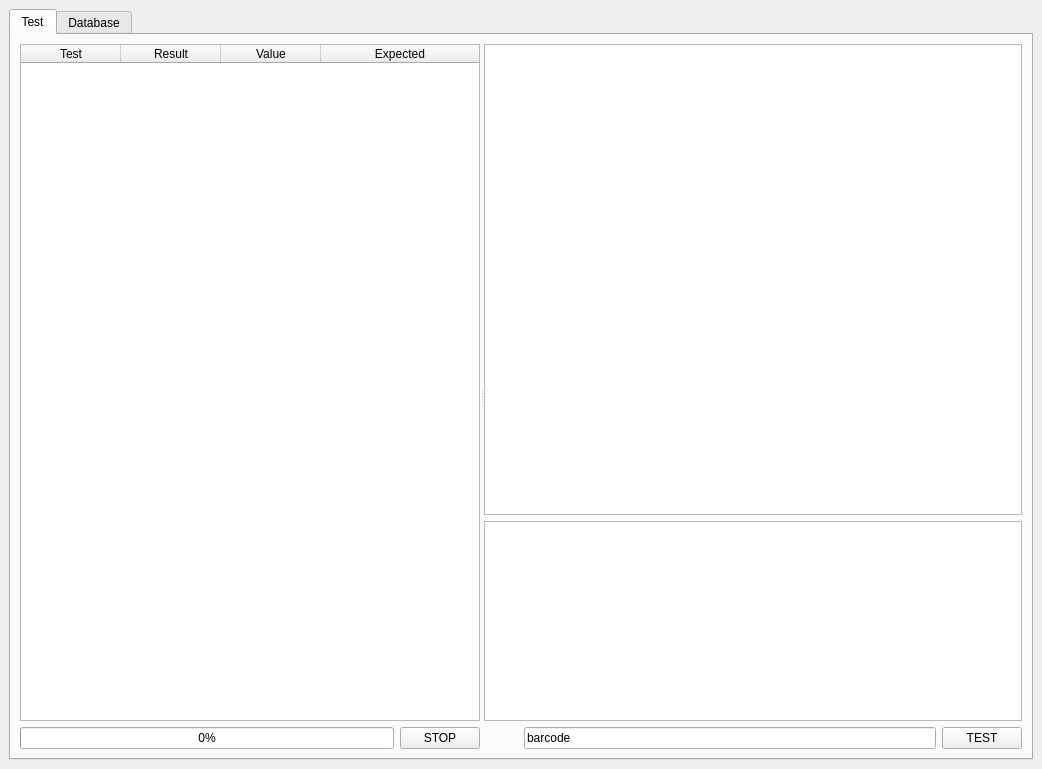
<?xml version="1.0" encoding="UTF-8"?>
<ui version="4.0">
 <class>MainWindow</class>
 <widget class="QMainWindow" name="MainWindow">
  <property name="geometry">
   <rect>
    <x>0</x>
    <y>0</y>
    <width>1042</width>
    <height>769</height>
   </rect>
  </property>
  <property name="sizePolicy">
   <sizepolicy hsizetype="Preferred" vsizetype="Preferred">
    <horstretch>0</horstretch>
    <verstretch>0</verstretch>
   </sizepolicy>
  </property>
  <property name="minimumSize">
   <size>
    <width>1024</width>
    <height>768</height>
   </size>
  </property>
  <property name="windowTitle">
   <string>Board Test Engine</string>
  </property>
  <property name="windowIcon">
   <iconset>
    <normaloff>icon.ico</normaloff>icon.ico</iconset>
  </property>
  <widget class="QWidget" name="centralwidget">
   <layout class="QGridLayout" name="gridLayout_2">
    <item row="0" column="0">
     <widget class="QTabWidget" name="tabWidget">
      <property name="sizePolicy">
       <sizepolicy hsizetype="Expanding" vsizetype="Expanding">
        <horstretch>0</horstretch>
        <verstretch>0</verstretch>
       </sizepolicy>
      </property>
      <property name="toolTip">
       <string/>
      </property>
      <property name="layoutDirection">
       <enum>Qt::LeftToRight</enum>
      </property>
      <property name="autoFillBackground">
       <bool>false</bool>
      </property>
      <property name="currentIndex">
       <number>0</number>
      </property>
      <widget class="QWidget" name="run">
       <attribute name="title">
        <string>Test</string>
       </attribute>
       <layout class="QGridLayout" name="gridLayout">
        <item row="0" column="0">
         <widget class="QSplitter" name="splitter">
          <property name="orientation">
           <enum>Qt::Horizontal</enum>
          </property>
          <widget class="QWidget" name="layoutWidget">
           <layout class="QVBoxLayout" name="verticalLayout">
            <item>
             <widget class="QTableWidget" name="testTable">
              <property name="enabled">
               <bool>true</bool>
              </property>
              <property name="sizePolicy">
               <sizepolicy hsizetype="Expanding" vsizetype="Expanding">
                <horstretch>0</horstretch>
                <verstretch>0</verstretch>
               </sizepolicy>
              </property>
              <property name="minimumSize">
               <size>
                <width>250</width>
                <height>0</height>
               </size>
              </property>
              <property name="baseSize">
               <size>
                <width>0</width>
                <height>0</height>
               </size>
              </property>
              <property name="layoutDirection">
               <enum>Qt::LeftToRight</enum>
              </property>
              <property name="frameShape">
               <enum>QFrame::StyledPanel</enum>
              </property>
              <property name="editTriggers">
               <set>QAbstractItemView::NoEditTriggers</set>
              </property>
              <property name="selectionMode">
               <enum>QAbstractItemView::NoSelection</enum>
              </property>
              <property name="selectionBehavior">
               <enum>QAbstractItemView::SelectRows</enum>
              </property>
              <property name="rowCount">
               <number>0</number>
              </property>
              <attribute name="horizontalHeaderCascadingSectionResizes">
               <bool>false</bool>
              </attribute>
              <attribute name="horizontalHeaderMinimumSectionSize">
               <number>25</number>
              </attribute>
              <attribute name="horizontalHeaderStretchLastSection">
               <bool>true</bool>
              </attribute>
              <attribute name="verticalHeaderDefaultSectionSize">
               <number>21</number>
              </attribute>
              <column>
               <property name="text">
                <string>Test</string>
               </property>
              </column>
              <column>
               <property name="text">
                <string>Result</string>
               </property>
              </column>
              <column>
               <property name="text">
                <string>Value</string>
               </property>
              </column>
              <column>
               <property name="text">
                <string>Expected</string>
               </property>
              </column>
             </widget>
            </item>
            <item>
             <layout class="QHBoxLayout" name="horizLayout_pb_stop">
              <item>
               <widget class="QProgressBar" name="progressBar">
                <property name="minimumSize">
                 <size>
                  <width>0</width>
                  <height>10</height>
                 </size>
                </property>
                <property name="value">
                 <number>0</number>
                </property>
                <property name="textVisible">
                 <bool>true</bool>
                </property>
               </widget>
              </item>
              <item>
               <widget class="QPushButton" name="stopButton">
                <property name="autoFillBackground">
                 <bool>false</bool>
                </property>
                <property name="text">
                 <string>STOP</string>
                </property>
                <property name="default">
                 <bool>false</bool>
                </property>
                <property name="flat">
                 <bool>false</bool>
                </property>
               </widget>
              </item>
             </layout>
            </item>
           </layout>
          </widget>
          <widget class="QWidget" name="layoutWidget">
           <layout class="QVBoxLayout" name="verticalLayout_2">
            <item>
             <widget class="QGraphicsView" name="graphicsView">
              <property name="minimumSize">
               <size>
                <width>300</width>
                <height>200</height>
               </size>
              </property>
             </widget>
            </item>
            <item>
             <widget class="QListWidget" name="testLogTable">
              <property name="sizePolicy">
               <sizepolicy hsizetype="Expanding" vsizetype="Minimum">
                <horstretch>0</horstretch>
                <verstretch>0</verstretch>
               </sizepolicy>
              </property>
              <property name="minimumSize">
               <size>
                <width>0</width>
                <height>200</height>
               </size>
              </property>
              <property name="font">
               <font>
                <family>Courier</family>
                <pointsize>8</pointsize>
               </font>
              </property>
              <property name="isWrapping" stdset="0">
               <bool>false</bool>
              </property>
              <property name="resizeMode">
               <enum>QListView::Adjust</enum>
              </property>
             </widget>
            </item>
            <item>
             <layout class="QHBoxLayout" name="horizontalLayout">
              <property name="topMargin">
               <number>0</number>
              </property>
              <item>
               <spacer name="horizontalSpacer">
                <property name="orientation">
                 <enum>Qt::Horizontal</enum>
                </property>
                <property name="sizeType">
                 <enum>QSizePolicy::Maximum</enum>
                </property>
                <property name="sizeHint" stdset="0">
                 <size>
                  <width>40</width>
                  <height>10</height>
                 </size>
                </property>
               </spacer>
              </item>
              <item>
               <widget class="QLineEdit" name="barcodeLineEdit">
                <property name="sizePolicy">
                 <sizepolicy hsizetype="Preferred" vsizetype="Fixed">
                  <horstretch>0</horstretch>
                  <verstretch>0</verstretch>
                 </sizepolicy>
                </property>
                <property name="text">
                 <string>barcode</string>
                </property>
                <property name="alignment">
                 <set>Qt::AlignLeading|Qt::AlignLeft|Qt::AlignVCenter</set>
                </property>
               </widget>
              </item>
              <item>
               <widget class="QPushButton" name="testButton">
                <property name="sizePolicy">
                 <sizepolicy hsizetype="Fixed" vsizetype="Fixed">
                  <horstretch>0</horstretch>
                  <verstretch>0</verstretch>
                 </sizepolicy>
                </property>
                <property name="text">
                 <string>TEST</string>
                </property>
               </widget>
              </item>
             </layout>
            </item>
           </layout>
          </widget>
         </widget>
        </item>
       </layout>
       <zorder>splitter_2</zorder>
       <zorder>graphicsView</zorder>
       <zorder>graphicsView</zorder>
       <zorder>testButton</zorder>
       <zorder>barcodeLineEdit</zorder>
      </widget>
      <widget class="QWidget" name="details">
       <attribute name="title">
        <string>Database</string>
       </attribute>
       <layout class="QGridLayout" name="gridLayout_4">
        <item row="0" column="0">
         <layout class="QGridLayout" name="gridLayout_3">
          <item row="0" column="0">
           <widget class="QTableWidget" name="dbresultsTableWidget">
            <property name="sizePolicy">
             <sizepolicy hsizetype="Expanding" vsizetype="Expanding">
              <horstretch>0</horstretch>
              <verstretch>0</verstretch>
             </sizepolicy>
            </property>
            <property name="contextMenuPolicy">
             <enum>Qt::NoContextMenu</enum>
            </property>
            <property name="editTriggers">
             <set>QAbstractItemView::NoEditTriggers</set>
            </property>
            <property name="showDropIndicator" stdset="0">
             <bool>true</bool>
            </property>
            <property name="selectionMode">
             <enum>QAbstractItemView::SingleSelection</enum>
            </property>
            <property name="selectionBehavior">
             <enum>QAbstractItemView::SelectRows</enum>
            </property>
            <property name="textElideMode">
             <enum>Qt::ElideRight</enum>
            </property>
            <property name="sortingEnabled">
             <bool>true</bool>
            </property>
            <attribute name="horizontalHeaderCascadingSectionResizes">
             <bool>false</bool>
            </attribute>
            <attribute name="horizontalHeaderDefaultSectionSize">
             <number>200</number>
            </attribute>
            <attribute name="horizontalHeaderMinimumSectionSize">
             <number>100</number>
            </attribute>
            <attribute name="horizontalHeaderStretchLastSection">
             <bool>true</bool>
            </attribute>
            <attribute name="verticalHeaderDefaultSectionSize">
             <number>21</number>
            </attribute>
            <attribute name="verticalHeaderShowSortIndicator" stdset="0">
             <bool>true</bool>
            </attribute>
            <column>
             <property name="text">
              <string>Barcode</string>
             </property>
             <property name="font">
              <font>
               <weight>75</weight>
               <bold>true</bold>
              </font>
             </property>
            </column>
            <column>
             <property name="text">
              <string>Date</string>
             </property>
             <property name="font">
              <font>
               <weight>75</weight>
               <bold>true</bold>
              </font>
             </property>
            </column>
            <column>
             <property name="text">
              <string>Status</string>
             </property>
             <property name="font">
              <font>
               <weight>75</weight>
               <bold>true</bold>
              </font>
             </property>
            </column>
            <column>
             <property name="text">
              <string>Result</string>
             </property>
             <property name="font">
              <font>
               <weight>75</weight>
               <bold>true</bold>
              </font>
             </property>
            </column>
           </widget>
          </item>
          <item row="1" column="0">
           <layout class="QHBoxLayout" name="horizontalLayout_2">
            <item>
             <widget class="QLabel" name="limitToLabel">
              <property name="text">
               <string>Results limited to [XX] last records from DB</string>
              </property>
             </widget>
            </item>
            <item>
             <spacer name="horizontalSpacer_3">
              <property name="orientation">
               <enum>Qt::Horizontal</enum>
              </property>
              <property name="sizeType">
               <enum>QSizePolicy::Minimum</enum>
              </property>
              <property name="sizeHint" stdset="0">
               <size>
                <width>40</width>
                <height>20</height>
               </size>
              </property>
             </spacer>
            </item>
            <item>
             <widget class="QPushButton" name="searchButton">
              <property name="text">
               <string>Search in DB</string>
              </property>
             </widget>
            </item>
            <item>
             <spacer name="horizontalSpacer_2">
              <property name="orientation">
               <enum>Qt::Horizontal</enum>
              </property>
              <property name="sizeHint" stdset="0">
               <size>
                <width>40</width>
                <height>20</height>
               </size>
              </property>
             </spacer>
            </item>
            <item>
             <widget class="QPushButton" name="dbsyncPushButton">
              <property name="sizePolicy">
               <sizepolicy hsizetype="Fixed" vsizetype="Fixed">
                <horstretch>0</horstretch>
                <verstretch>0</verstretch>
               </sizepolicy>
              </property>
              <property name="layoutDirection">
               <enum>Qt::RightToLeft</enum>
              </property>
              <property name="text">
               <string>Sync DB</string>
              </property>
             </widget>
            </item>
           </layout>
          </item>
         </layout>
        </item>
       </layout>
      </widget>
     </widget>
    </item>
   </layout>
  </widget>
 </widget>
 <resources>
  <include location="board.png"/>
 </resources>
 <connections/>
</ui>
